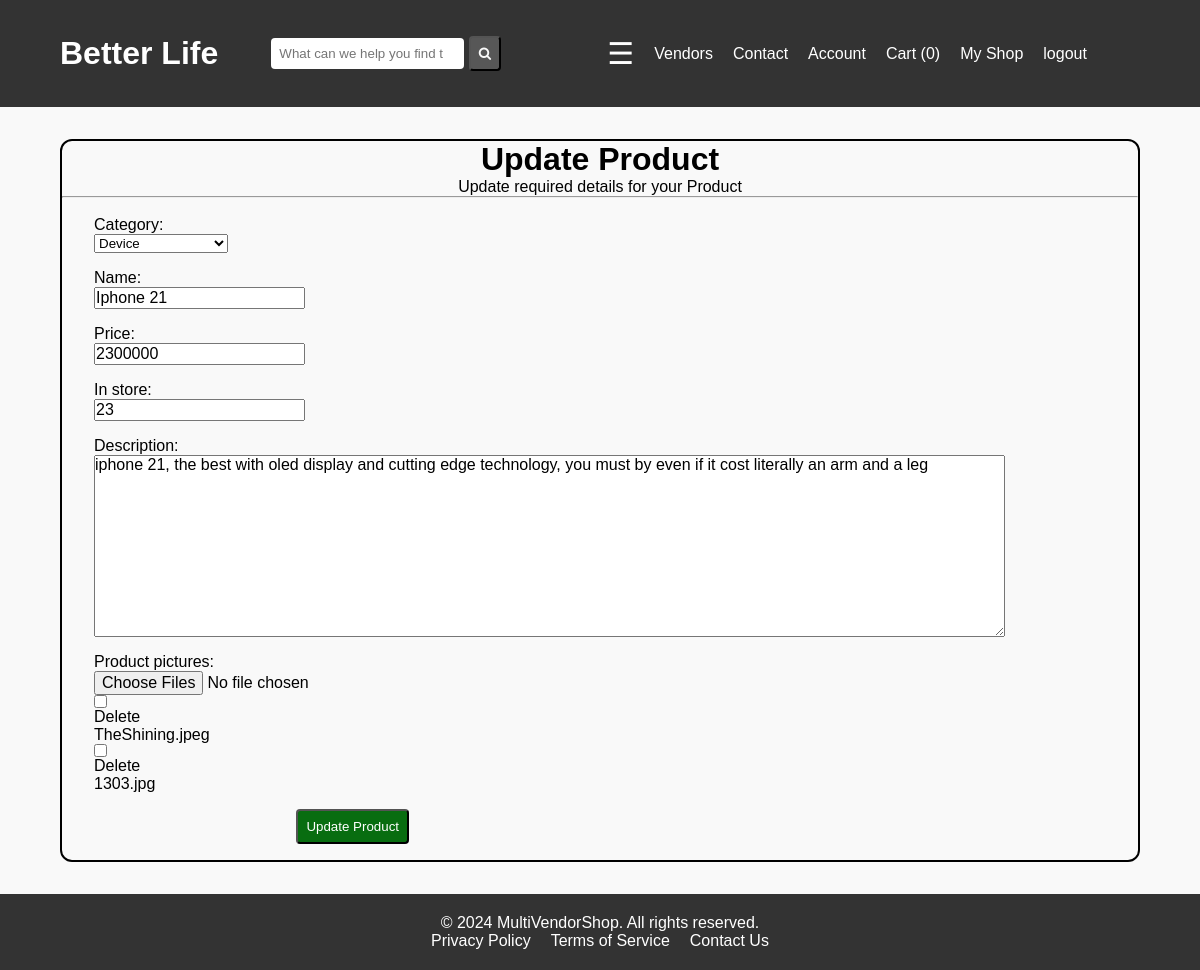
Page /vendor/edit-product/iphone-21/ (signed in) on the committed database.
### dashboard/models.py (models this page shows, shortened)
class Category(models.Model):
    category = models.CharField(max_length=50)
    def __str__(self):
        return self.category

class Product(models.Model):
    user = models.ForeignKey(CustomUser, on_delete=models.CASCADE, related_name="product", null=True)
    category = models.ForeignKey(Category, on_delete=models.CASCADE, related_name="product")
    name = models.CharField( max_length=100)
    slug = models.SlugField(unique=True, editable=False)
    price = models.IntegerField()
    in_store = models.IntegerField()
    description = models.TextField()
    date_created = models.DateTimeField(auto_now=True, auto_now_add=False)
    last_modified = models.DateTimeField(auto_now=False, auto_now_add=True)
    ...

class ProductImage(models.Model):
    product = models.ForeignKey(Product, on_delete=models.CASCADE, related_name="image")
    image = models.ImageField(upload_to="product image", height_field=None, width_field=None, max_length=None)

### vendor/views.py (the view, shortened to what this page needs)
# urls.py: path("edit-product/<slug:slug>/", views.EditProductView.as_view(), name="edit_product"),
class EditProductView(LoginRequiredMixin, View):
    def get(self, request, slug):
        product = get_object_or_404(Product, slug=slug)
        form = ProductCreationForm(instance=product)
        context ={"form":form, "product":product}
        return render(request, "vendor/edit_product.html", context)

### vendor/forms.py (shortened to what this page needs)
class ProductCreationForm(forms.ModelForm):
    Product_pictures = MultipleFileField()
    class Meta:
        model = Product
        exclude = ["user"]
    def __init__(self, *args, **kwargs):
        super().__init__(*args, **kwargs)
        if self.instance.id != None:
            self.fields["Product_pictures"].required = False

### cart/cart.py (called while the page is built)
    def __len__(self):
        return sum(int(item["quantity"] )for item in self.cart.values())

### store/context_processors.py (called while the page is built)
def recently_viewed(request):
    return {"recently_viewed":RecentlyViewed(request)}

### store/templatetags/menu.py (called while the page is built)
@register.inclusion_tag("menu_items.html")
def menu_items():
    categories = Category.objects.all().order_by("category").values()
    return { "categories":categories }

@register.filter
def split(value):
    folder, name = value.image.name.split("/")
    return name

@register.simple_tag(takes_context=True)
def cart_number(context):
    request = context.get("request")
    cart = Cart(request)
    return len(cart)

### vendor/forms.py (called while the page is built)
    def get_context(self, name, value, attrs):
        context = super().get_context(name, value, attrs)
        context["widget"]["attrs"]["accept"] = "image/*"
        return context

### vendor/templates/vendor/edit_product.html (shortened to what this page needs)
{% extends "base.html" %}
{% load static %}
{% load menu %}
{% block styles %} <link rel="stylesheet" href="{% static "vendor/add_product.css" %}"> {% endblock styles %}
{% block contents %}
<div class="add">
    <h3> Update Product </h3>
    <h6> Update required details for your Product</h6>
    <hr>
    <br>
    <form action="" method="post" enctype="multipart/form-data">
        {% for form in form %}
        <div class="form-control {% if form.errors %} error {% endif %}">
            {{form.label_tag}}
            {{form}}
            {% if form.label == "Product pictures" %}
                {% for image in product.image.all  %}
                <label >
                    <input type="checkbox" name="delete-image-{{image|split}}" id="delete-image-{{image|split}}">
                    <label for="delete-image-{{image|split}}">Delete</label>
                    {{image|split}}
                </label>
                {% endfor %}
            {% endif %}
        </div>
        {% endfor %}
        <button type="submit" class="edit-button">Update Product</button>
    </form>
</div>
{% endblock contents %}

### static/css/style.css (style rules this page uses)
* { margin: 0; padding: 0; box-sizing: border-box; }
body { font-family: Arial, sans-serif; background-color: #f9f9f9; }

### rows in the picture
Category: form "Device"
Product: form "Iphone 21" "2300000" "23" "iphone 21, the best with oled display and cutting edge technology, you must by even if it cost literally an arm and a leg"
ProductImage: image "TheShining.jpeg"
ProductImage: image "1303.jpg"
